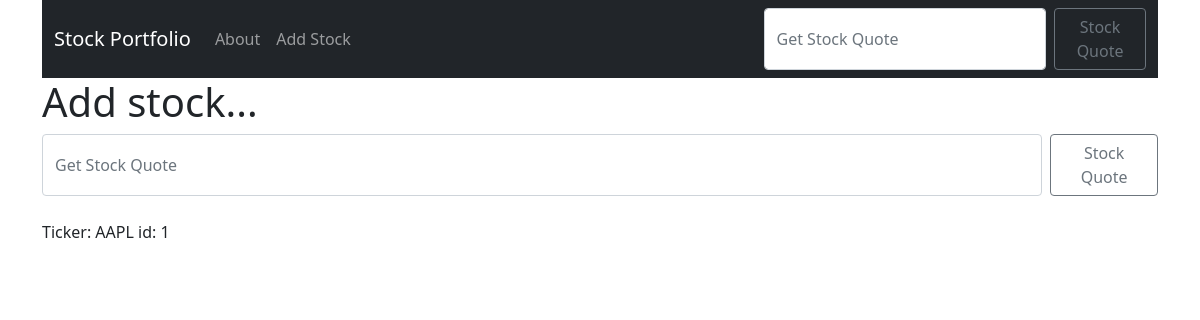
Page /add_stock.html on the earlier database version.
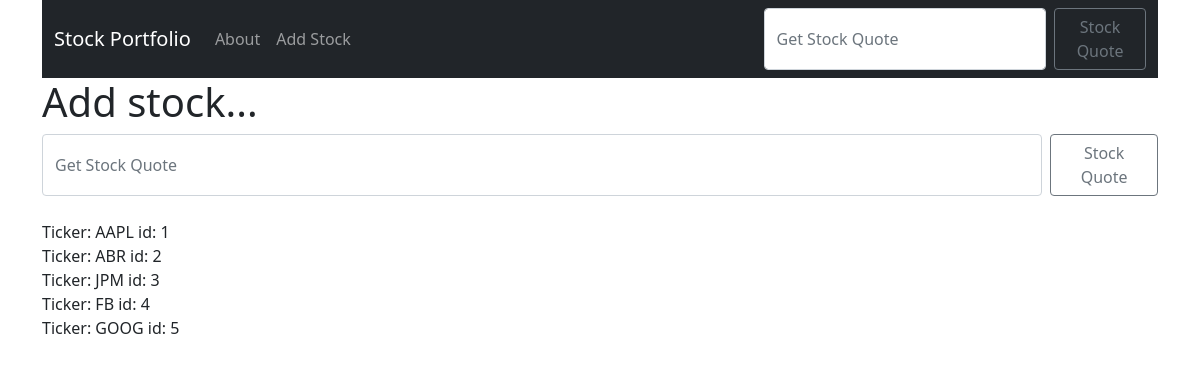
Same page on the later database version.
### quotes/models.py (models this page shows)
class Stock(models.Model):
    ticker = models.CharField(max_length=5)
    def __str__(self):
        return self.ticker

### quotes/views.py (the view)
# urls.py: path('add_stock.html', views.add_stock, name="add_stock"),
def add_stock(request):
    if request.method == 'POST':
        form = StockForm(request.POST or None)
        if form.is_valid():
            form.save()
            messages.success(request, "Stock has been added")
            return redirect('add_stock')
    else:
        ticker= Stock.objects.all()
        return render(request, 'add_stock.html', {'ticker': ticker})

### quotes/templates/add_stock.html (shortened to what this page needs)
{% extends 'base.html' %}
{% block content %}
<h1>Add stock...</h1>
<form action="{% url 'add_stock' %}" class="d-flex" role="search" method="POST">
<input class="form-control me-2" type="search" placeholder="Get Stock Quote" aria-label="Search" name="ticker">
<button class="btn btn-outline-secondary" type="submit">Stock Quote</button>
</form>
<br/>
{% for item in ticker %}
    Ticker: {{ item }} id: {{ item.id}} <br/>
{% endfor %}
{% endblock %}

### quotes/templates/base.html (shortened to what this page needs)
<!DOCTYPE html>
<html lang="en">
<head>
    <link rel="stylesheet" href="https://cdn.jsdelivr.net/npm/bootstrap@5.1.3/dist/css/bootstrap.min.css">
</head>
<body>
    <div class="container">
        <nav class="navbar navbar-expand-lg navbar-dark bg-dark">
            <div class="container-fluid">
                <a class="navbar-brand" href="{% url 'home' %}">Stock Portfolio</a>
                <div class="collapse navbar-collapse" id="navbarSupportedContent">
                    <ul class="navbar-nav me-auto mb-2 mb-lg-0">
                    <li class="nav-item">
                        <a class="nav-link" href="{% url 'about' %}">About</a>
                    </li>
                    <li class="nav-item">
                        <a class="nav-link" href="{% url 'add_stock' %}">Add Stock</a>
                    </li>
                    </ul>
                    <form action="{% url 'home' %}" class="d-flex" role="search" method="POST">
                    <input class="form-control me-2" type="search" placeholder="Get Stock Quote" aria-label="Search" name="ticker">
                    <button class="btn btn-outline-secondary" type="submit">Stock Quote</button>
                    </form>
                </div>
            </div>
        </nav>
    {% block content %}
    {% endblock%}
    </div>
</body>
</html>

Differences in the rows shown:
added Stock: ticker "ABR", id "2"
added Stock: ticker "JPM", id "3"
added Stock: ticker "FB", id "4"
added Stock: ticker "GOOG", id "5"
